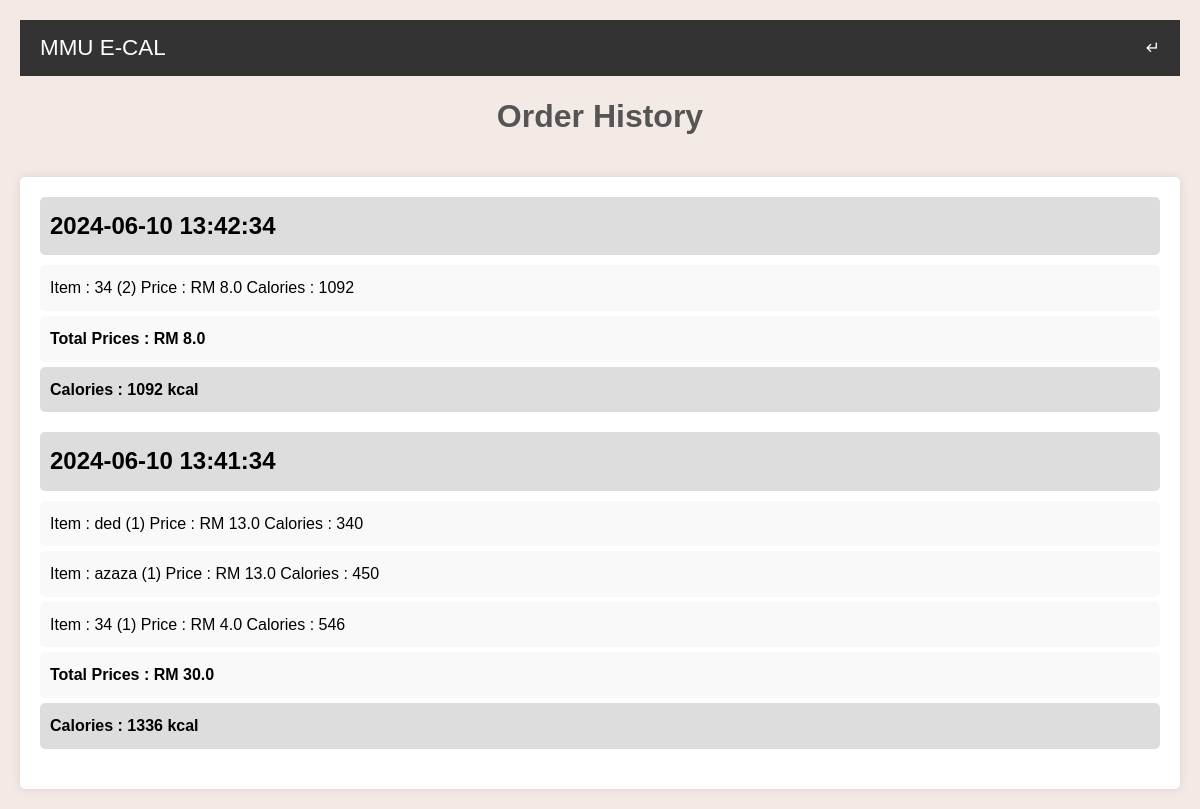
Before: /history (signed in) with the older database file.
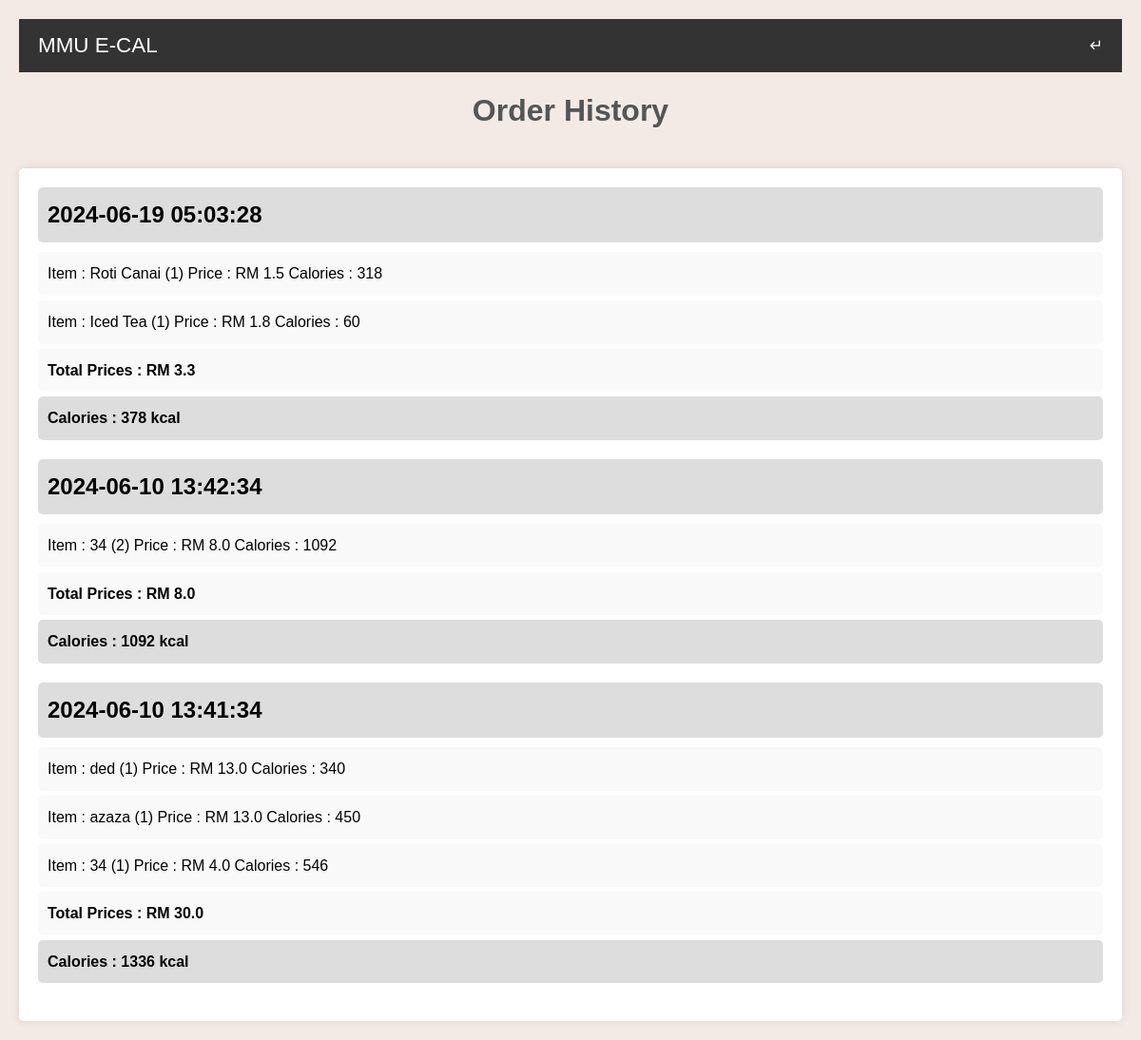
After: the same page with the newer database file.
### website/models.py (models this page shows)
class Order(db.Model):
    __tablename__ = 'order'
    id = db.Column(db.Integer, primary_key=True)
    product_name = db.Column(db.String(100), unique=True, nullable=False)
    quantity = db.Column(db.Integer, nullable=False)
    price = db.Column(db.Float, nullable=False)
    calories = db.Column(db.Integer, nullable=False)
    date_created = db.Column(db.DateTime(timezone=True), default=func.now())
    customer_link = db.Column(db.Integer, db.ForeignKey('user.id'), nullable=False)
    product_link = db.Column(db.String(100), db.ForeignKey('product.id'), nullable=False)

### website/views.py (the view)
@views.route('/history')
@login_required
def history():
    order_history = Order.query.filter_by(customer_link = current_user.id).order_by(desc(Order.date_created)).all()
    order_grouped = defaultdict(list)
    total_prices = defaultdict(float)
    total_calories = defaultdict(int)
    for order in order_history:
        order_grouped [order.date_created].append(order)
        total_prices[order.date_created] += order.price
        total_calories[order.date_created] += order.calories
    return render_template('order_history.html', order_grouped=order_grouped, total_prices=total_prices, total_calories=total_calories )

### website/__init__.py (called while the page is built)
def create_app():
    app = Flask(__name__)
    app.config['SECRET KEY'] = 'ayamgoreng'
    app.secret_key = 'ayamgoreng'
    app.config['SQLALCHEMY_DATABASE_URI'] = f'sqlite:///{DB_NAME}'
    db.init_app(app)
    @app.errorhandler(404)
    def page_not_found(error):
        return render_template('404.html')
    from .views import views
    from .auth import auth
    from .admin import admin
    from .models import User
    app.register_blueprint(views, url_prefix = '/')
    app.register_blueprint(auth, url_prefix = '/')
    app.register_blueprint(admin, url_prefix = '/')
    from .models import User
    with app.app_context():
        db.create_all()
    login_manager = LoginManager()
    login_manager.login_view = "auth.userauth"
    login_manager.init_app(app)
    @login_manager.user_loader
    def load_user(id):
        return User.query.get(int(id))
    return app

### website/templates/order_history.html (shortened to what this page needs)
<!DOCTYPE html>
<html lang="en">
<head>
    <link href="https://cdn.jsdelivr.net/npm/remixicon@4.1.0/fonts/remixicon.css" rel="stylesheet"/>
    <link rel="stylesheet" href="/static/order_history.css"/>
</head>
<body>
    <nav>
        <div class="nav__header">
            <div class="nav__logo">
                <a href="#">MMU E-CAL</a>
            </div>
            <div class="nav__back" id="menu-back">
                <a href="/profile"><i class="ri-corner-down-left-line"></i></a>
            </div>
        </div>
    </nav>
    <div class="title">
        <h1>Order History</h1>
    </div>
    <div class="container">
        {% for date, orders in order_grouped.items() %}
            <div class="day-box">
                <h2>{{ date }}</h2>
                <div class="activity-details">
                    <div class="activity-item">
                        <ul>
                            {% for order in orders %}
                            <li>Item : {{ order.product_name }} ({{order.quantity }}) Price : RM {{ order.price }} Calories : {{ order.calories }}  </li>
                            {% endfor %}
                            <li><strong>Total Prices : RM {{ total_prices[date] }}</strong></h4></li>
                            <li><strong> Calories : {{ total_calories[date] }} kcal</strong></h4></li>
                        </ul>
                    </div>
                </div>
            </div>
        {% endfor %}
    </div>
</body>
</html>

### website/static/order_history.css (style rules this page uses)
* { margin: 0; padding: 0; box-sizing: border-box; }
body { font-family: Arial, sans-serif; line-height: 1.6; background-color: #f3eae5; padding: 20px; }
nav { background-color: #333; color: white; padding: 10px 0; }
.nav__header { display: flex; justify-content: space-between; align-items: center; padding: 0 20px; }
.nav__logo a { color: white; text-decoration: none; font-size: 1.4em; }
.nav__back a { color: white; text-decoration: none; }
.title { background-color: #f3eae5; color: #555; text-align: center; padding: 15px 0; margin-bottom: 20px; }
.title h1 { font-size: 2em; }
.container { background-color: white; padding: 20px; border-radius: 5px; box-shadow: 0 0 10px rgba(0, 0, 0, 0.1); }
.day-box { margin-bottom: 20px; }
.day-box h2 { background-color: #ddd; padding: 10px; margin-bottom: 10px; border-radius: 5px; }
.activity-item { margin-bottom: 10px; }
.activity-item ul { list-style-type: none; padding: 0; }
.activity-item ul li { padding: 10px; background-color: #f9f9f9; border-radius: 5px; margin-bottom: 5px; }
.activity-item ul li:last-child { background-color: #ddd; font-weight: bold; }

Changed rows visible on the page:
added Order: order_grouped "2024-06-19 05:03:28", product_name "Roti Canai", quantity "1", price "1.5", calories "318", date_created "3.3", date_created "378"
added Order: product_name "Iced Tea", quantity "1", price "1.8", calories "60", shown under "2024-06-19 05:03:28"
Other visible differences:
new list line: "Total Prices : RM Calories : kcal"
